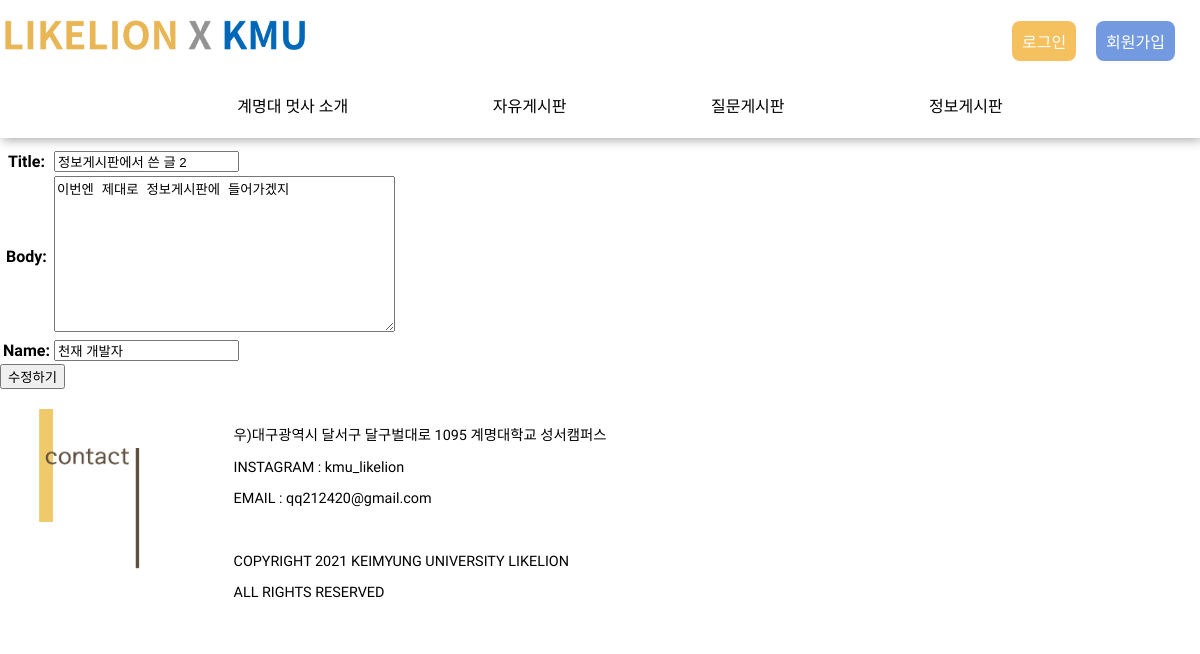
/info/1/edit, run on the app's committed database.
### crud/models.py (models this page shows, shortened)
class Info(models.Model):
    title = models.CharField(max_length=200)
    name = models.CharField(max_length=50 , null=True )
    pub_date = models.DateTimeField('date published')
    body = models.TextField()

### crud/views.py (the view)
# urls.py: path('info/<int:info_id>/edit', views.infoEdit, name="infoEdit"),
def infoEdit(request, info_id):
    info = Info.objects.get(id=info_id)
    if request.method =='POST':
        form = InfoUpdate(request.POST)
        if form.is_valid():
            info.title = form.cleaned_data['title']
            info.body = form.cleaned_data['body']
            info.name = request.GET['name']
            info.pub_date=timezone.now()
            info.save()
            return redirect('/infoDetail/' + str(info.id))
    else:
        form = InfoUpdate(instance = info)
        return render(request,'infoEdit.html', {'form':form})

### crud/forms.py
class InfoUpdate(forms.ModelForm):
    class Meta:
        model = Info
        fields = ['title', 'body', 'name']

### crud/templates/infoEdit.html (shortened to what this page needs)
{% extends 'base.html' %}
{% load static %}
{% block content %}
    <div class="container">
        <form action="{% url 'infoCreate' %}">
        <table>
            {{form.as_table}}
        </table>
        <input class="btn btn-dark" type="submit" value="수정하기">
    </form>
    </div>
{% endblock %}

### crud/static/css/base.css (style rules this page uses)
body { margin:0px; font-family: 'Nanum Gothic', sans-serif; text-decoration: none; color : black; }
:root { --button-color: orange; --button-bg-color: white; --button-hover-bg-color: gray; }

### data on the page
Info: title "정보게시판에서 쓴 글 2", body "이번엔 제대로 정보게시판에 들어가겠지", name "천재 개발자"
